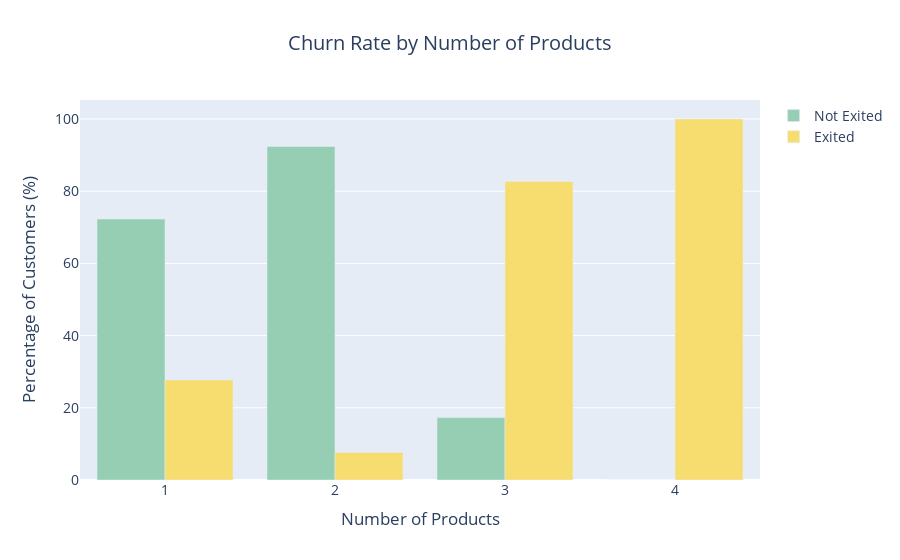

Notebook source saved alongside this figure:
### Markdown cell above
### 4.2. Number of Products vs. Exited

We now analyze **`NumOfProducts`**. Our univariate analysis showed that the vast majority of customers have either 1 or 2 products.

The critical question is: **"Is there a 'sticky' number of products that encourages loyalty? And what happens when customers have more?"**

We will visualize this using a normalized grouped bar chart to see the *percentage* of churn for each product count. We'll follow this with a **Chi-Squared Test** to confirm if the observed association is statistically significant.

### Code cell
# NumOfProducts vs. Exited
prod_churn = df_clean.groupby('NumOfProducts')['Exited'].value_counts(normalize=True).unstack().fillna(0) * 100

fig = go.Figure()
fig.add_trace(go.Bar(x=prod_churn.index, y=prod_churn[0], name='Not Exited', marker_color='#96CEB4'))
fig.add_trace(go.Bar(x=prod_churn.index, y=prod_churn[1], name='Exited', marker_color='#F7DC6F'))

fig.update_layout(barmode='group', title_text='Churn Rate by Number of Products', title_x=0.5, xaxis_title='Number of Products', yaxis_title='Percentage of Customers (%)', font=dict(size=14))
fig.show()

# Hypothesis Test (Chi-Squared)
contingency_table = pd.crosstab(df_clean['NumOfProducts'], df_clean['Exited'])
chi2, p_value, _, _ = chi2_contingency(contingency_table)

print(f"**** Number of Products vs. Churn Statistical Test ****\n")
print(f"Chi-Squared Statistic: {chi2:.4f}")
print(f"P-value: {p_value:.4f}")

if p_value < 0.05:
    print("Conclusion: The p-value is less than 0.05, so we reject the null hypothesis.")
    print("There is a statistically significant association between the number of products a customer has and their churn status.")
else:
    print("Conclusion: The p-value is greater than 0.05, so we fail to reject the null hypothesis.")
    print("There is no statistically significant association.")

### Figure 1 — Plotly figure (JSON) as saved in the notebook; plotly's stock layout.template omitted (floating-point values rounded to 4 significant figures)
{"data": [{"marker": {"color": "#96CEB4"}, "name": "Not Exited", "type": "bar", "x": [1, 2, 3, 4], "y": [72.29, 92.39, 17.29, 0.0]}, {"marker": {"color": "#F7DC6F"}, "name": "Exited", "type": "bar", "x": [1, 2, 3, 4], "y": [27.71, 7.605, 82.71, 100.0]}], "layout": {"barmode": "group", "font": {"size": 14}, "title": {"text": "Churn Rate by Number of Products", "x": 0.5}, "xaxis": {"title": {"text": "Number of Products"}}, "yaxis": {"title": {"text": "Percentage of Customers (%)"}}}}
